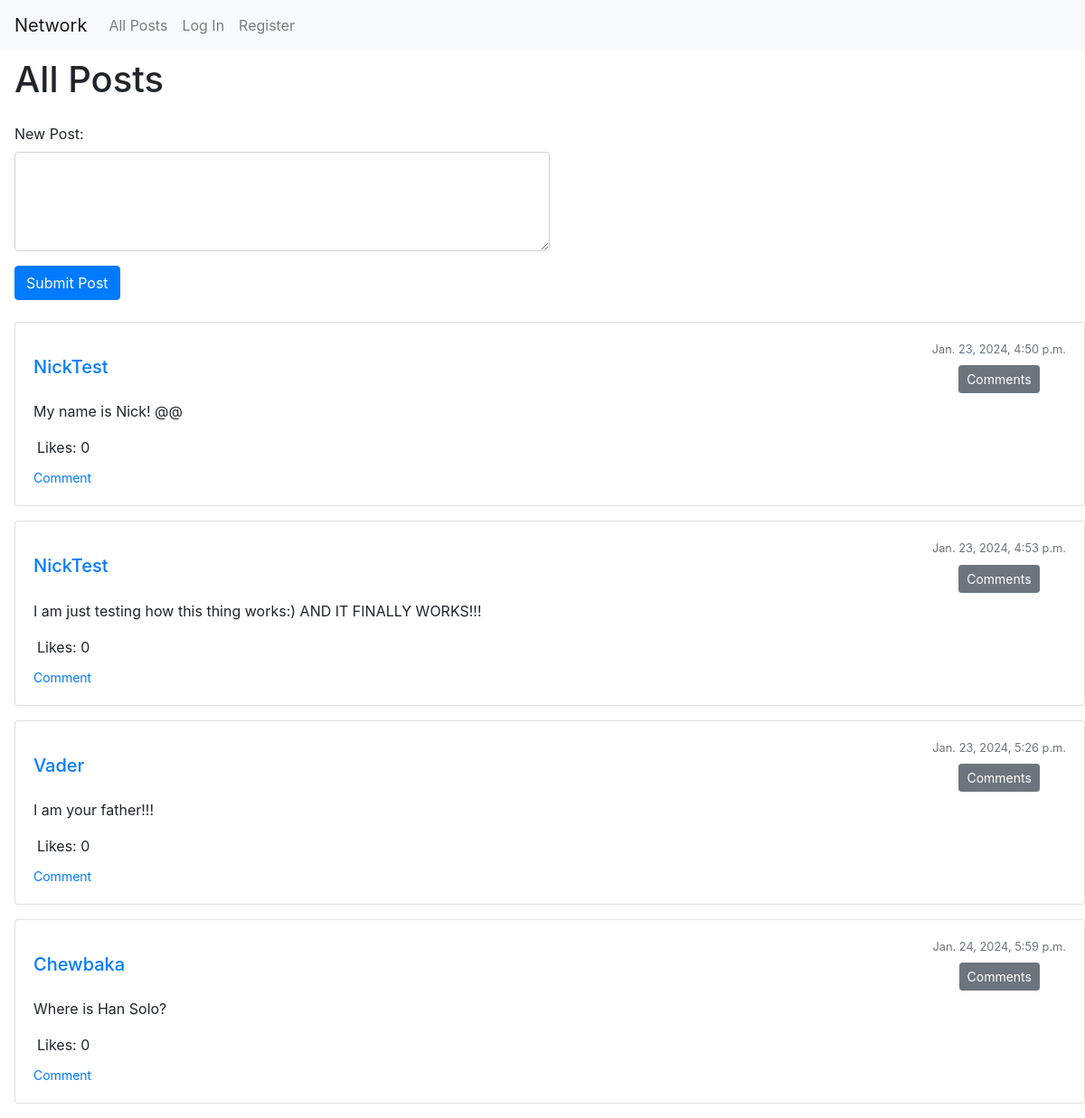
/, run on an earlier commit of the app's database.
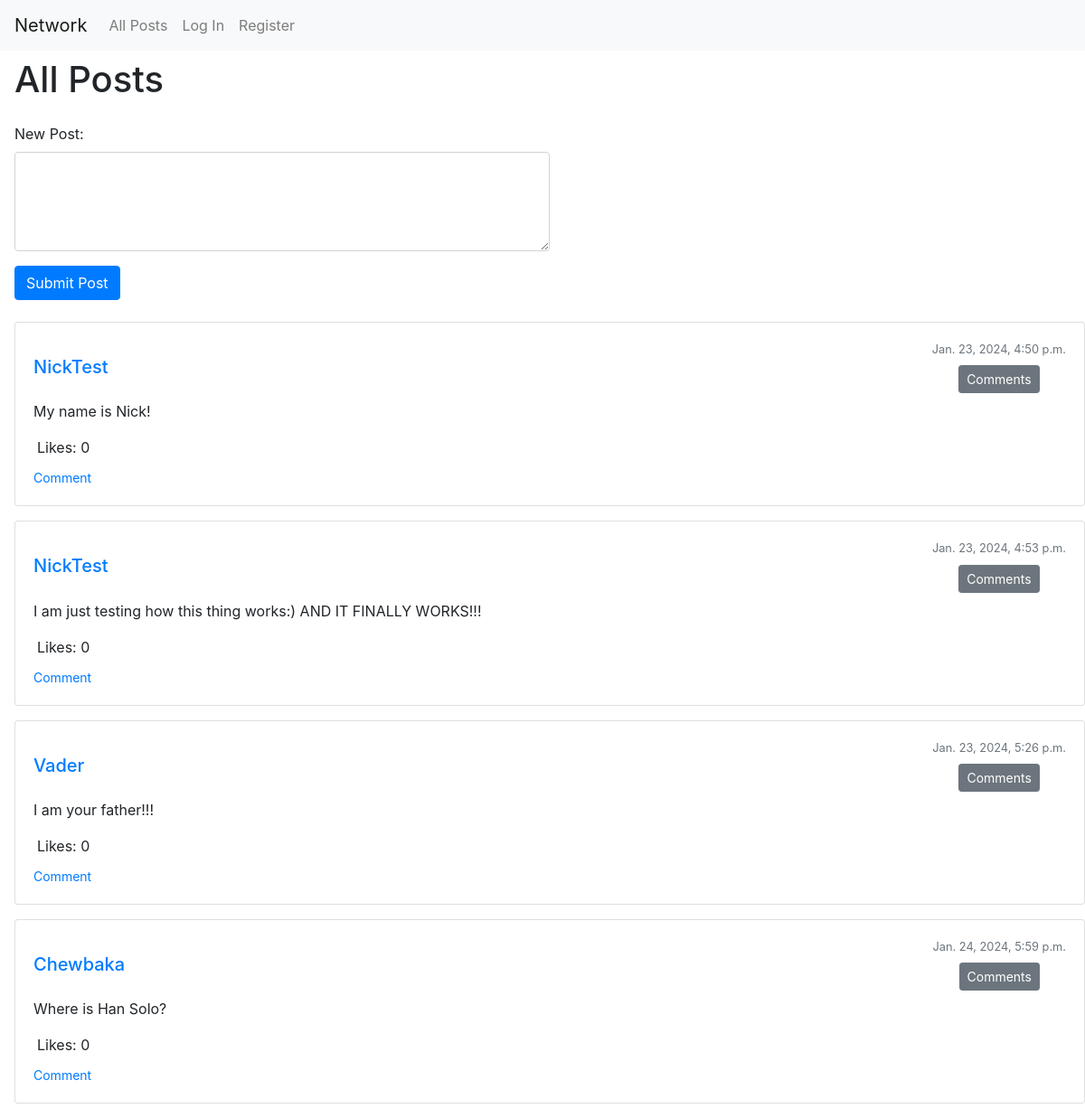
And on a later commit of the database.
### network/models.py (models this page shows, shortened)
class Posts(models.Model):
    creator = models.ForeignKey(
        User, on_delete=models.CASCADE, related_name='creator')
    post_text = models.TextField(blank=False, null=True)
    date = models.DateTimeField()
    liked_by_users = models.ManyToManyField(
        User, blank=True, related_name='liked_posts')
    def get_total_likes(self):
        return self.liked_by_users.count()

class User(AbstractUser):
    subscriptions = models.ManyToManyField(
        'self', symmetrical=False, blank=True, related_name='subscribers')

### network/views.py (the view)
# urls.py: path("", views.index, name="index"),
def index(request):
    if request.method == "POST":
        creator = request.user
        date = datetime.now()
        text = request.POST.get('post_content', '')
        new_post = Posts(creator=creator, date=date, post_text=text)
        new_post.save()
        return HttpResponseRedirect(reverse("index"))
    else:
        posts = Posts.objects.all()
        return render(request, "network/index.html", {
            'posts':posts,
        })

### network/templates/network/index.html (shortened to what this page needs)
{% extends "network/layout.html" %}
{% load static %}
{% block body %}
<div class="mt-2 ml-3">
    <h1 class="mb-4">All Posts</h1>
    <div class="mb-4">
        <form method="post" action="#" id="new-post-form">
            <div class="form-group">
                <label for="post_content">New Post:</label>
                <textarea class="form-control w-50" id="post_content" name="post_content" rows="4" required></textarea>
            </div>
            <button type="submit" class="btn btn-primary">Submit Post</button>
        </form>
    </div>
    {% for post in posts %}
        <div class="card mb-3" id="post-{{ post.id }}">
            <div class="card-body">
                <div class="d-flex justify-content-between align-items-center mb-2">
                    <div class="d-flex flex-column align-items-start align-items-center">
                        <a href="{% url 'display_profile' post.creator.id %}">
                            <h5 class="card-title mb-0">{{ post.creator }}</h5>
                        </a>
                    </div>
                    <div class="d-flex flex-column align-items-end align-items-center">
                        <small class="text-muted">{{ post.date }}</small>
                        <button class="btn btn-secondary btn-sm mt-2 check-commetns-btn" data-post-id="{{ post.id }}">Comments</button>
                    </div>
                </div>
                <p class="card-text">{{ post.post_text }}</p>
                <div class="d-flex align-items-center mb-2">
                    <p class="like-num ml-1 mb-0" data-like-number="{{post.get_total_likes}}">Likes: {{ post.get_total_likes }}</p>
                </div>
                <button class="btn btn-link btn-sm text-primary p-0 border-0 comment-btn" data-post-id="{{ post.id }}">
                            Comment
                </button>
            </div>
        </div>
    {% endfor %}
</div>
{% endblock %}

What changed in the data, as far as the page shows it:
changed Posts: post_text "My name is Nick! @@" → "My name is Nick!"
